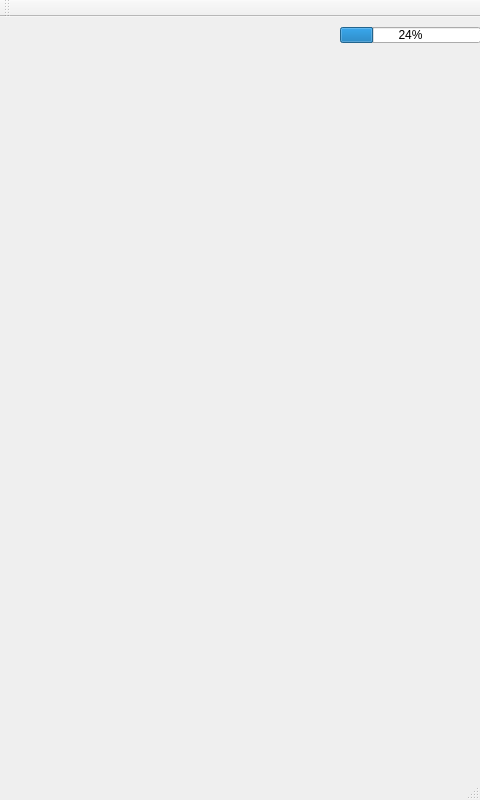
<?xml version="1.0" encoding="UTF-8"?>
<ui version="4.0">
 <class>MainScene</class>
 <widget class="QMainWindow" name="MainScene">
  <property name="geometry">
   <rect>
    <x>0</x>
    <y>0</y>
    <width>480</width>
    <height>800</height>
   </rect>
  </property>
  <property name="minimumSize">
   <size>
    <width>480</width>
    <height>800</height>
   </size>
  </property>
  <property name="maximumSize">
   <size>
    <width>480</width>
    <height>800</height>
   </size>
  </property>
  <property name="windowTitle">
   <string>MainScene</string>
  </property>
  <widget class="QWidget" name="centralWidget">
   <widget class="QProgressBar" name="liftProcess">
    <property name="geometry">
     <rect>
      <x>340</x>
      <y>10</y>
      <width>141</width>
      <height>16</height>
     </rect>
    </property>
    <property name="value">
     <number>24</number>
    </property>
    <property name="textVisible">
     <bool>true</bool>
    </property>
    <property name="orientation">
     <enum>Qt::Horizontal</enum>
    </property>
   </widget>
  </widget>
  <widget class="QMenuBar" name="menuBar">
   <property name="geometry">
    <rect>
     <x>0</x>
     <y>0</y>
     <width>480</width>
     <height>17</height>
    </rect>
   </property>
  </widget>
  <widget class="QToolBar" name="mainToolBar">
   <attribute name="toolBarArea">
    <enum>TopToolBarArea</enum>
   </attribute>
   <attribute name="toolBarBreak">
    <bool>false</bool>
   </attribute>
  </widget>
  <widget class="QStatusBar" name="statusBar"/>
 </widget>
 <layoutdefault spacing="6" margin="11"/>
 <resources/>
 <connections/>
</ui>
